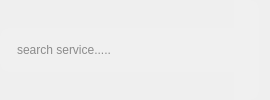
                      <widget class="QFrame" name="searchServiceFrame">
                       <property name="sizePolicy">
                        <sizepolicy hsizetype="Expanding" vsizetype="Preferred">
                         <horstretch>0</horstretch>
                         <verstretch>0</verstretch>
                        </sizepolicy>
                       </property>
                       <property name="styleSheet">
                        <string notr="true">#searchServiceFrame{
	border-radius:10px;
	border:none;
}

</string>
                       </property>
                       <layout class="QHBoxLayout" name="horizontalLayout_63">
                        <property name="spacing">
                         <number>0</number>
                        </property>
                        <property name="sizeConstraint">
                         <enum>QLayout::SetDefaultConstraint</enum>
                        </property>
                        <property name="leftMargin">
                         <number>0</number>
                        </property>
                        <property name="topMargin">
                         <number>0</number>
                        </property>
                        <property name="bottomMargin">
                         <number>0</number>
                        </property>
                        <item alignment="Qt::AlignRight">
                         <widget class="QLineEdit" name="searchBar_3">
                          <property name="sizePolicy">
                           <sizepolicy hsizetype="Preferred" vsizetype="Fixed">
                            <horstretch>0</horstretch>
                            <verstretch>0</verstretch>
                           </sizepolicy>
                          </property>
                          <property name="minimumSize">
                           <size>
                            <width>234</width>
                            <height>44</height>
                           </size>
                          </property>
                          <property name="autoFillBackground">
                           <bool>false</bool>
                          </property>
                          <property name="styleSheet">
                           <string notr="true">QLineEdit {
    background-color: #F0F0F0;
    border-top-left-radius: 10px;
 	border-bottom-left-radius: 10px;
    font: 57 12pt &quot;Montserrat Medium&quot;;
    color: rgb(39, 39, 39);
    padding-left: 15px;
    border: none;
}
</string>
                          </property>
                          <property name="placeholderText">
                           <string>search service.....</string>
                          </property>
                         </widget>
                        </item>
                        <item>
                         <widget class="QFrame" name="searchButton_3">
                          <property name="sizePolicy">
                           <sizepolicy hsizetype="Fixed" vsizetype="Preferred">
                            <horstretch>0</horstretch>
                            <verstretch>0</verstretch>
                           </sizepolicy>
                          </property>
                          <property name="styleSheet">
                           <string notr="true">#searchButton_3{
background-color: #F0F0F0;
border-top-right-radius:10px;
border-bottom-right-radius:10px;
}
</string>
                          </property>
                          <property name="frameShape">
                           <enum>QFrame::StyledPanel</enum>
                          </property>
                          <property name="frameShadow">
                           <enum>QFrame::Raised</enum>
                          </property>
                          <layout class="QHBoxLayout" name="horizontalLayout_64">
                           <property name="spacing">
                            <number>9</number>
                           </property>
                           <property name="leftMargin">
                            <number>9</number>
                           </property>
                           <property name="topMargin">
                            <number>9</number>
                           </property>
                           <property name="rightMargin">
                            <number>9</number>
                           </property>
                           <property name="bottomMargin">
                            <number>9</number>
                           </property>
                           <item>
                            <widget class="QLabel" name="searchIcon_3">
                             <property name="maximumSize">
                              <size>
                               <width>24</width>
                               <height>24</height>
                              </size>
                             </property>
                             <property name="styleSheet">
                              <string notr="true"/>
                             </property>
                             <property name="text">
                              <string/>
                             </property>
                             <property name="pixmap">
                              <pixmap resource="resource.qrc">:/Icons/Icons/searchIcon.png</pixmap>
                             </property>
                             <property name="scaledContents">
                              <bool>true</bool>
                             </property>
                            </widget>
                           </item>
                          </layout>
                         </widget>
                        </item>
                       </layout>
                      </widget>
